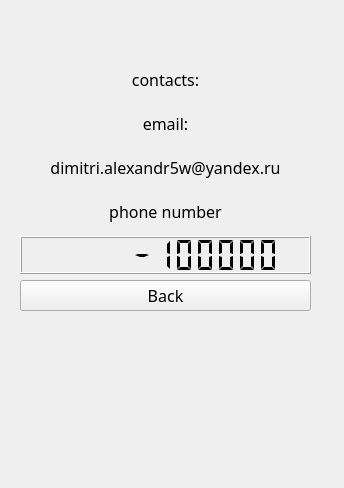
<?xml version="1.0" encoding="UTF-8"?>
<ui version="4.0">
 <class>Form</class>
 <widget class="QWidget" name="Form">
  <property name="geometry">
   <rect>
    <x>0</x>
    <y>0</y>
    <width>344</width>
    <height>488</height>
   </rect>
  </property>
  <property name="windowTitle">
   <string>контакты</string>
  </property>
  <widget class="QWidget" name="layoutWidget">
   <property name="geometry">
    <rect>
     <x>20</x>
     <y>60</y>
     <width>291</width>
     <height>251</height>
    </rect>
   </property>
   <layout class="QVBoxLayout" name="verticalLayout_2">
    <item>
     <layout class="QVBoxLayout" name="verticalLayout">
      <item>
       <widget class="QLabel" name="contacts">
        <property name="font">
         <font>
          <family>Segoe MDL2 Assets</family>
          <pointsize>12</pointsize>
         </font>
        </property>
        <property name="cursor">
         <cursorShape>ForbiddenCursor</cursorShape>
        </property>
        <property name="text">
         <string>contacts:</string>
        </property>
        <property name="alignment">
         <set>Qt::AlignCenter</set>
        </property>
       </widget>
      </item>
      <item>
       <widget class="QLabel" name="email">
        <property name="font">
         <font>
          <family>Segoe MDL2 Assets</family>
          <pointsize>12</pointsize>
         </font>
        </property>
        <property name="cursor">
         <cursorShape>ForbiddenCursor</cursorShape>
        </property>
        <property name="text">
         <string>email:</string>
        </property>
        <property name="alignment">
         <set>Qt::AlignCenter</set>
        </property>
       </widget>
      </item>
      <item>
       <widget class="QLabel" name="label_2">
        <property name="font">
         <font>
          <family>Segoe MDL2 Assets</family>
          <pointsize>12</pointsize>
         </font>
        </property>
        <property name="cursor">
         <cursorShape>ForbiddenCursor</cursorShape>
        </property>
        <property name="text">
         <string>dimitri.alexandr5w@yandex.ru</string>
        </property>
        <property name="alignment">
         <set>Qt::AlignCenter</set>
        </property>
       </widget>
      </item>
      <item>
       <widget class="QLabel" name="phonenumber">
        <property name="font">
         <font>
          <family>Segoe MDL2 Assets</family>
          <pointsize>12</pointsize>
         </font>
        </property>
        <property name="cursor">
         <cursorShape>ForbiddenCursor</cursorShape>
        </property>
        <property name="text">
         <string>phone number</string>
        </property>
        <property name="alignment">
         <set>Qt::AlignCenter</set>
        </property>
       </widget>
      </item>
      <item>
       <widget class="QLCDNumber" name="lcdNumber">
        <property name="cursor">
         <cursorShape>ForbiddenCursor</cursorShape>
        </property>
        <property name="smallDecimalPoint">
         <bool>true</bool>
        </property>
        <property name="digitCount">
         <number>11</number>
        </property>
        <property name="mode">
         <enum>QLCDNumber::Dec</enum>
        </property>
        <property name="segmentStyle">
         <enum>QLCDNumber::Flat</enum>
        </property>
        <property name="value" stdset="0">
         <double>-2147483648.000000000000000</double>
        </property>
        <property name="intValue" stdset="0">
         <number>-2147483648</number>
        </property>
       </widget>
      </item>
      <item>
       <widget class="QPushButton" name="back">
        <property name="font">
         <font>
          <family>Segoe MDL2 Assets</family>
          <pointsize>12</pointsize>
         </font>
        </property>
        <property name="cursor">
         <cursorShape>ClosedHandCursor</cursorShape>
        </property>
        <property name="text">
         <string>Back</string>
        </property>
        <property name="iconSize">
         <size>
          <width>20</width>
          <height>20</height>
         </size>
        </property>
       </widget>
      </item>
     </layout>
    </item>
   </layout>
  </widget>
 </widget>
 <resources/>
 <connections/>
</ui>
